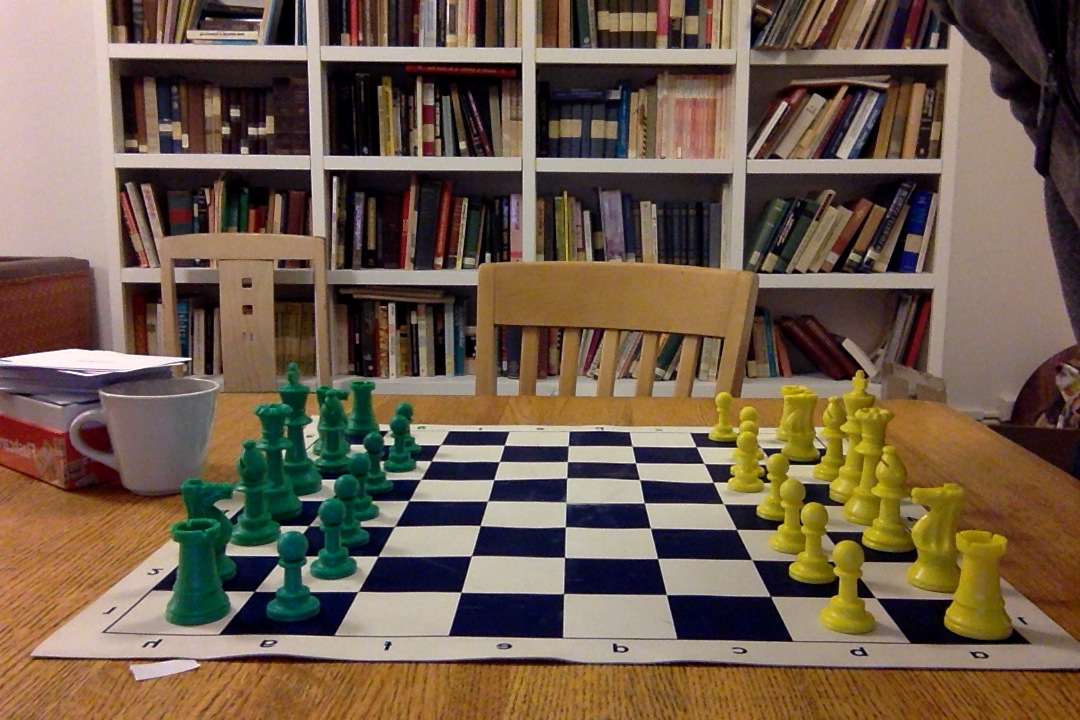
#> input picture data/ic1/5.jpg, 1080 x 720 px
$ python test_corner_classifier.py
#> lines starting #> are read from the running program, lines starting #| are printed output that depends on the picture
### src/CVAnalysis.py
import os
from subprocess import call
from copy import deepcopy
from random import choice
import cv2
import numpy as np
from numpy import matrix, concatenate
from numpy.linalg import inv, pinv, svd
from sklearn.cluster import KMeans
from util import *


####################################################################################################
##############################[ --- IMAGE DIFFERENCE --- ]##########################################
####################################################################################################

# [25 lines left out: function get_image_diff, not called in this run]


####################################################################################################
##############################[ --- CORNER DETECTION/DESCRIPTION--- ]###############################
####################################################################################################

def get_harris_corners (image):
	"""
		Function: get_harris_corners
		----------------------------
		given an image, returns a list of cv2.KeyPoints representing
		the harris corners
	"""
	corner_detector = cv2.FeatureDetector_create ('HARRIS')
	return corner_detector.detect (image)


def get_sift_descriptors (image, kpts):
	"""
		Function: get_sift_descriptors
		------------------------------
		given an image and a list of keypoints, this returns
		(keypoints, descriptors), each a list
	"""
	sift_descriptor = cv2.DescriptorExtractor_create('SIFT')
	return sift_descriptor.compute (image, kpts)[1]


# [383 lines left out: functions get_hc_sd, get_P_rows, get_P, assemble_BIH, point_correspondences_to_BIH, cluster_points and 9 more, not called in this run]

### src/test_corner_classifier.py
import pickle
import cv2
import CVAnalysis

if __name__ == "__main__":

	#=====[ Step 1: load in an image	]=====
	image = cv2.imread ('../data/ic1/5.jpg')
#> image is the input picture: shape (720, 1080, 3); mean B, G, R 76.4, 93.7, 112.9

	#=====[ Step 2: get corners, descriptors	]=====
	hc = CVAnalysis.get_harris_corners (image)
#> hc = 1000 keypoints; strongest (x, y, size): (190, 358, 3), (376, 557, 3), (702, 462, 3), (641, 481, 3)
	sd = CVAnalysis.get_sift_descriptors (image, hc)
#> in get_sift_descriptors, `return sift_descriptor.compute (image, kpts)[1]`:
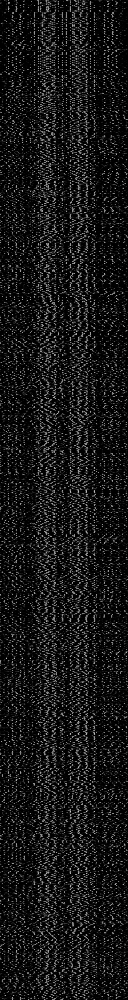
#> returned value: shape (1000, 128) float32; min 0, max 198, mean 22.9

	#=====[ Step 3: load in classifier, predict	]=====
	# clf = pickle.load (open('../data/classifiers/corner_classifier.clf', 'r'))
#> (the run stopped early here; a loop or call above may not have finished)

$ run again, with data/ic1/1.jpg copied over data/ic1/5.jpg
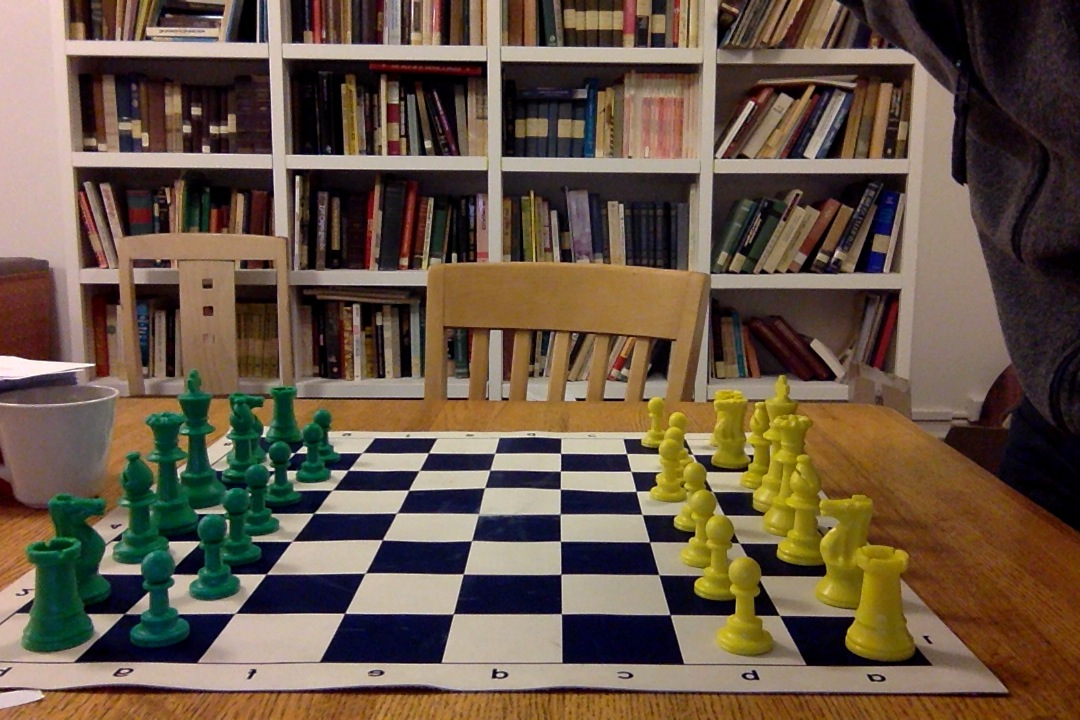
#> input picture data/ic1/1.jpg, 1080 x 720 px
#> image is the input picture: shape (720, 1080, 3); mean B, G, R 69.9, 86.2, 103.7
#> hc = 1000 keypoints; strongest (x, y, size): (297, 452, 3), (264, 575, 3), (296, 176, 3), (561, 470, 3)
#> in get_sift_descriptors, `return sift_descriptor.compute (image, kpts)[1]`:
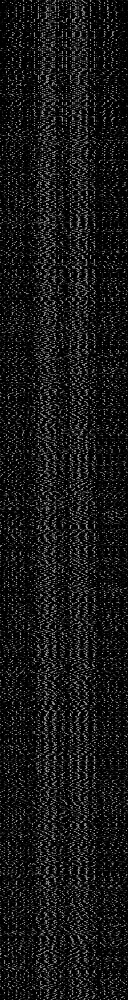
#> returned value: shape (1000, 128) float32; min 0, max 191, mean 22.8

$ run again, with data/ic1/2.jpg copied over data/ic1/5.jpg
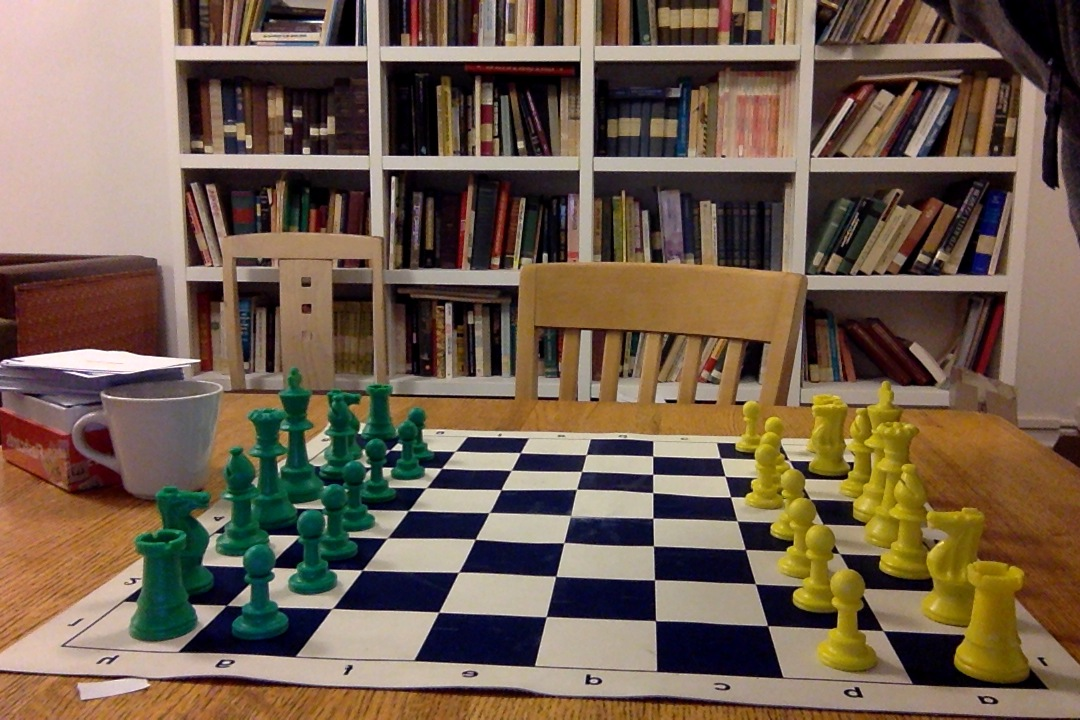
#> input picture data/ic1/2.jpg, 1080 x 720 px
#> image is the input picture: shape (720, 1080, 3); mean B, G, R 78.2, 95.2, 114.2
#> hc = 1000 keypoints; strongest (x, y, size): (199, 360, 3), (654, 494, 3), (652, 475, 3), (654, 473, 3)
#> in get_sift_descriptors, `return sift_descriptor.compute (image, kpts)[1]`:
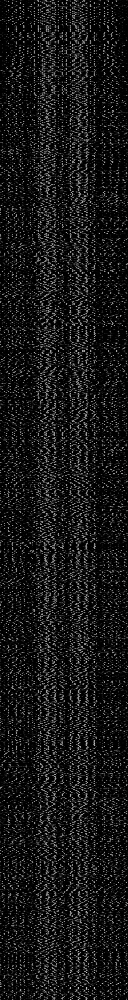
#> returned value: shape (1000, 128) float32; min 0, max 198, mean 22.9

$ run again, with data/ic1/3.jpg copied over data/ic1/5.jpg
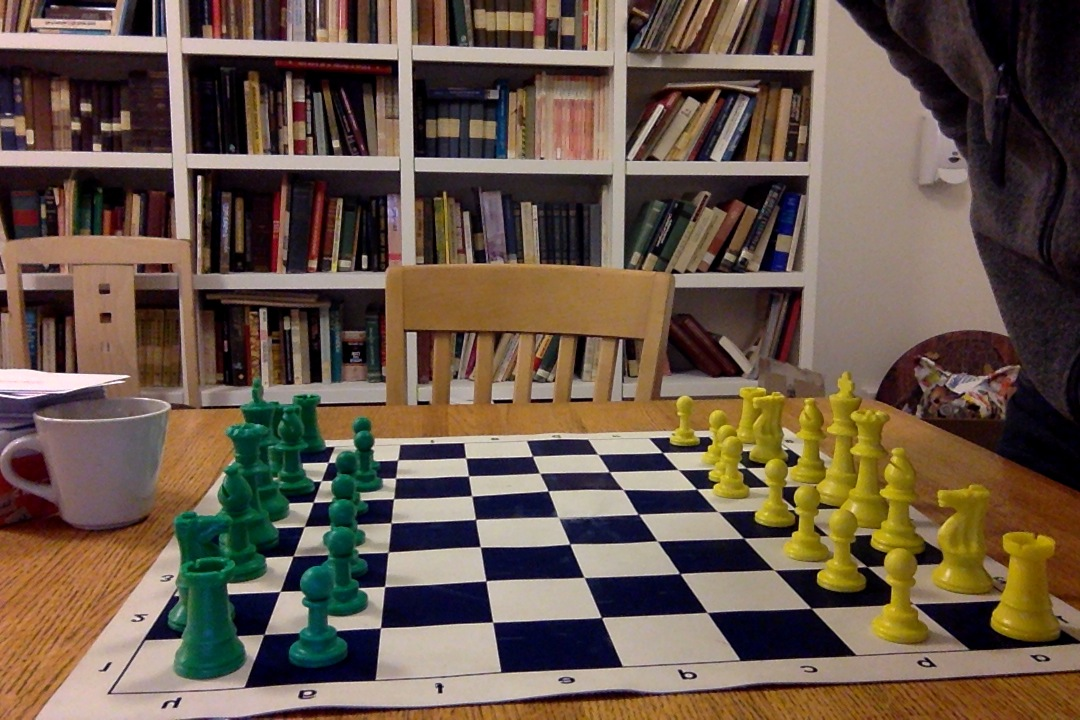
#> input picture data/ic1/3.jpg, 1080 x 720 px
#> image is the input picture: shape (720, 1080, 3); mean B, G, R 73, 87, 104.6
#> hc = 1000 keypoints; strongest (x, y, size): (660, 452, 3), (664, 453, 3), (139, 618, 3), (699, 490, 3)
#> in get_sift_descriptors, `return sift_descriptor.compute (image, kpts)[1]`:
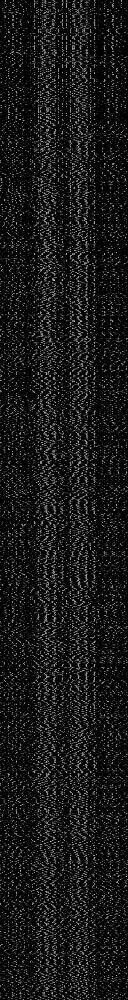
#> returned value: shape (1000, 128) float32; min 0, max 206, mean 22.9
